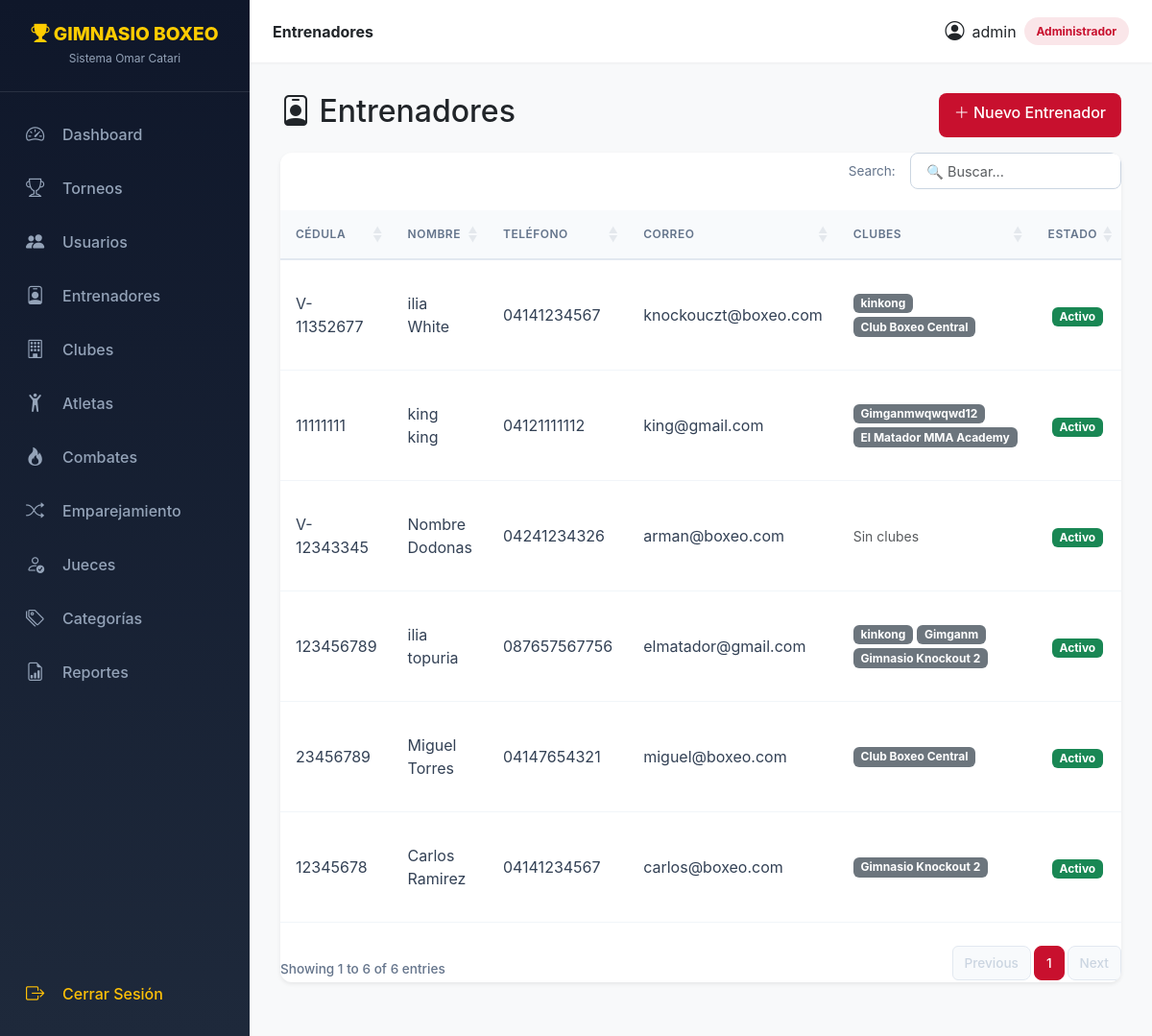
Screenshot of /index.php?c=entrenadores&a=index (signed in) with the database file from the repository.
### tables this page shows
CREATE TABLE `entrenadores` (
  `id_entrenador` int NOT NULL,
  `pnombre_entrenador` varchar(50) NOT NULL,
  `snombre_entrenador` varchar(50) DEFAULT NULL,
  `apellido_entrenador` varchar(50) NOT NULL,
  `sapellido_entrenador` varchar(50) DEFAULT NULL,
  `cedula_entrenador` varchar(20) NOT NULL,
  `telefono` varchar(20) DEFAULT NULL,
  `correo` varchar(100) DEFAULT NULL,
  `activo` tinyint(1) DEFAULT '1'
);

CREATE TABLE `clubes` (
  `id_club` int NOT NULL,
  `nombre_club` varchar(100) NOT NULL,
  `ubicacion` text,
  `telefono` varchar(20) DEFAULT NULL,
  `correo` varchar(100) DEFAULT NULL,
  `logo` varchar(255) DEFAULT NULL,
  `id_parroquia` int DEFAULT NULL
);

### core/Controller.php (called while the page is built, shortened)
<?php
abstract class Controller {
    protected function view(string $vista, array $datos = [], string $layout = 'main'): void {
        extract($datos);
        $contenidoVista = __DIR__ . '/../views/' . $vista . '.php';
        include $contenidoVista;
    }
}

### controllers/EntrenadoresController.php (called while the page is built, shortened)
<?php
class EntrenadoresController extends Controller {
    public function index(): void {
        try {
            $entrenadores = (new Entrenador())->todos();
            $clubes = (new Club())->todos();
            $modeloEnt = new Entrenador();
            $clubesPorEntrenador = [];
            foreach ($entrenadores as $e) {
            $clubesPorEntrenador[$e['id_entrenador']] = $modeloEnt->clubesDe((int)$e['id_entrenador']);
}
            $this->view('entrenadores/index', compact('entrenadores', 'clubes','clubesPorEntrenador'));
        } catch (Exception $e) {
            error_log("[EntrenadoresController::index] " . $e->getMessage());
            $_SESSION['error'] = "Error al cargar la lista de entrenadores";
            $this->redirect('index.php?c=dashboard&a=index');
        }
    }
}

### index.php (called while the page is built, shortened)
<?php
spl_autoload_register(function ($class) {
    $directorios = [
        'models' => __DIR__ . '/models/',
        'controllers' => __DIR__ . '/controllers/',
    ];
    foreach ($directorios as $tipo => $directorio) {
        $archivo = $directorio . $class . '.php';
        if (file_exists($archivo)) {
            return true;
        }
    }
    return false;
});
$accion = $_GET['a'] ?? 'login';
try {
    $ctrl = new $claseControlador();
    $ctrl->$accion();
} catch (Exception $e) {
    error_log("Error en el controlador: " . $e->getMessage());
    if (defined('DEBUG') && DEBUG === true) {
        die("Error: " . $e->getMessage());
    } else {
        die("Error interno del servidor. Por favor, contacte al administrador.");
    }
}

### core/Database.php (called while the page is built, shortened)
<?php
class Database {
    private static $instance = null;
    private function __construct() {
        try {
            $dsn = "mysql:host=".DB_HOST.";dbname=".DB_NAME.";charset=utf8mb4";
            $this->pdo = new PDO($dsn, DB_USER, DB_PASS, [
                PDO::ATTR_ERRMODE => PDO::ERRMODE_EXCEPTION,
                PDO::ATTR_DEFAULT_FETCH_MODE => PDO::FETCH_ASSOC,
            ]);
        } catch (PDOException $e) {
            die("Error de conexión: " . $e->getMessage());
        }
    }
    public static function getInstance(): PDO {
        if (self::$instance === null) {
            self::$instance = new self();
        }
        return self::$instance->pdo;
    }
}

### core/Model.php (called while the page is built, shortened)
<?php
abstract class Model {
    public function __construct() {
        $this->db = Database::getInstance();
    }
}

### models/Entrenador.php (called while the page is built, shortened)
<?php
class Entrenador extends Model {
    public function todos(): array {
        try {
            $stmt = $this->db->query("SELECT * FROM entrenadores ORDER BY id_entrenador DESC");
            return $stmt->fetchAll();
        } catch (Exception $e) { $this->logError("Error en todos()", ['message' => $e->getMessage()]); return []; }
    }
    public function clubesDe(int $id): array {
        try {
            $stmt = $this->db->prepare("SELECT id_club FROM entrenador_club WHERE id_entrenador=?");
            $stmt->execute([$id]);
            return array_column($stmt->fetchAll(), 'id_club');
        } catch (Exception $e) { $this->logError("Error en clubesDe()", ['id' => $id, 'message' => $e->getMessage()]); return []; }
    }
}

### models/Club.php (called while the page is built, shortened)
<?php
class Club extends Model {
    public function todos(): array {
        try {
            $sql = "SELECT c.*,
                    (SELECT CONCAT(e.pnombre_entrenador, ' ', e.apellido_entrenador)
                     FROM entrenador_club ec JOIN entrenadores e ON ec.id_entrenador = e.id_entrenador
                     WHERE ec.id_club = c.id_club LIMIT 1) AS entrenador,
                    p.nombre_parroquia, m.nombre_municipio, est.nombre_estado
                    FROM clubes c
                    LEFT JOIN parroquias p ON c.id_parroquia = p.id_parroquia
                    LEFT JOIN municipios m ON p.id_municipio = m.id_municipio
                    LEFT JOIN estados est ON m.id_estado = est.id_estado
                    ORDER BY c.id_club DESC";
            return $this->db->query($sql)->fetchAll();
        } catch (Exception $e) { error_log($e->getMessage()); return []; }
    }
}

### views/entrenadores/index.php (the view, shortened to what this page needs)
<?php
$rol = $_SESSION['usuario']['rol'] ?? 'Consulta';
?>
<div class="d-flex justify-content-between mb-3">
    <h2><i class="bi bi-person-badge"></i> Entrenadores</h2>
    <?php if($rol !== 'Consulta'): ?>
        <a href="?c=entrenadores&a=form" class="btn btn-primary">
            <i class="bi bi-plus-lg"></i> Nuevo Entrenador
        </a>
    <?php endif; ?>
</div>
<div class="card border-0 shadow-sm">
    <div class="card-body p-0">
        <div class="table-responsive" style="min-height: 400px;">
            <table class="table table-hover datatable mb-0" style="min-width: 800px;">
                <thead class="table-light">
                    <tr>
                        <th>Cédula</th>
                        <th>Nombre</th>
                        <th>Teléfono</th>
                        <th>Correo</th>
                        <th>Clubes</th>
                        <th class="text-center">Estado</th>
                    </tr>
                </thead>
                <tbody>
                    <?php foreach($entrenadores as $e): ?>
                    <tr>
                        <td><?= htmlspecialchars($e['cedula_entrenador']) ?></td>
                        <td><?= htmlspecialchars($e['pnombre_entrenador'] . ' ' . $e['apellido_entrenador']) ?></td>
                        <td><?= htmlspecialchars($e['telefono'] ?? '-') ?></td>
                        <td><?= htmlspecialchars($e['correo'] ?? '-') ?></td>
                        <td>
                            <?php
                            $idsClubes = $clubesPorEntrenador[$e['id_entrenador']] ?? [];
                            if (!empty($idsClubes)) {
                                echo '<div class="d-flex flex-wrap gap-1">';
                                foreach ($clubes as $club) {
                                    if (in_array($club['id_club'], $idsClubes)) {
                                        echo '<span class="badge bg-secondary">' . htmlspecialchars($club['nombre_club']) . '</span>';
                                    }
                                }
                                echo '</div>';
                            } else {
                                echo '<span class="text-muted small">Sin clubes</span>';
                            }
                            ?>
                        </td>
                        <td class="text-center">
                            <?php if (!empty($e['activo'])): ?>
                                <span class="badge bg-success">Activo</span>
                            <?php else: ?>
                                <span class="badge bg-secondary">Inactivo</span>
                            <?php endif; ?>
                        </td>
                    </tr>
                    <?php endforeach; ?>
                </tbody>
            </table>
        </div>
    </div>
</div>

### public/css/style.css (style rules this page uses)
:root { --primary: #c8102e; --primary-dark: #8b0a1f; --accent: #ffcc00; --dark: #0f172a; --gray: #1e293b; --light: #f8fafc; --sidebar-width: 260px; --topbar-height: 65px; }
body { background-color: var(--light); font-family: 'Inter', 'Segoe UI', Roboto, sans-serif; margin: 0; padding: 0; overflow-x: hidden; display: flex; min-height: 100vh; }
.card { border: none; border-radius: 12px; box-shadow: 0 4px 12px rgba(0,0,0,0.03); background: #fff; margin-bottom: 1.5rem; transition: transform 0.2s ease, box-shadow 0.2s ease; }
.btn { border-radius: 8px; font-weight: 500; padding: 0.5rem 1rem; transition: all 0.2s; }
.btn-primary { background: var(--primary); border: none; }
.table-responsive { border-radius: 12px; overflow: hidden; }
.table { margin-bottom: 0; }
.table thead th { background: #f8fafc; color: #64748b; font-weight: 600; text-transform: uppercase; font-size: 0.75rem; letter-spacing: 0.5px; border-bottom: 2px solid #e2e8f0; padding: 1rem; }
.table tbody td { padding: 1rem; vertical-align: middle; color: #334155; border-bottom: 1px solid #f1f5f9; }

### rows the page displays
entrenadores: cedula_entrenador "V-11352677", pnombre_entrenador+apellido_entrenador "ilia White", telefono "04141234567", correo "knockouczt@boxeo.com", activo "Activo"
clubes: nombre_club "kinkong"
clubes: nombre_club "Club Boxeo Central"
entrenadores: cedula_entrenador "11111111", pnombre_entrenador+apellido_entrenador "king king", telefono "04121111112", correo "king@gmail.com", activo "Activo"
clubes: nombre_club "Gimganmwqwqwd12"
clubes: nombre_club "El Matador MMA Academy"
entrenadores: cedula_entrenador "V-12343345", pnombre_entrenador+apellido_entrenador "Nombre Dodonas", telefono "04241234326", correo "arman@boxeo.com", shows "Sin clubes", activo "Activo"
entrenadores: cedula_entrenador "123456789", pnombre_entrenador+apellido_entrenador "ilia topuria", telefono "087657567756", correo "elmatador@gmail.com", activo "Activo"
clubes: nombre_club "Gimganm"
clubes: nombre_club "Gimnasio Knockout 2"
entrenadores: cedula_entrenador "23456789", pnombre_entrenador+apellido_entrenador "Miguel Torres", telefono "04147654321", correo "miguel@boxeo.com", activo "Activo"
entrenadores: cedula_entrenador "12345678", pnombre_entrenador+apellido_entrenador "Carlos Ramirez", telefono "04141234567", correo "carlos@boxeo.com", activo "Activo"

### other values shown
$_SESSION['usuario']['username'] "admin"
$rol "Administrador"
